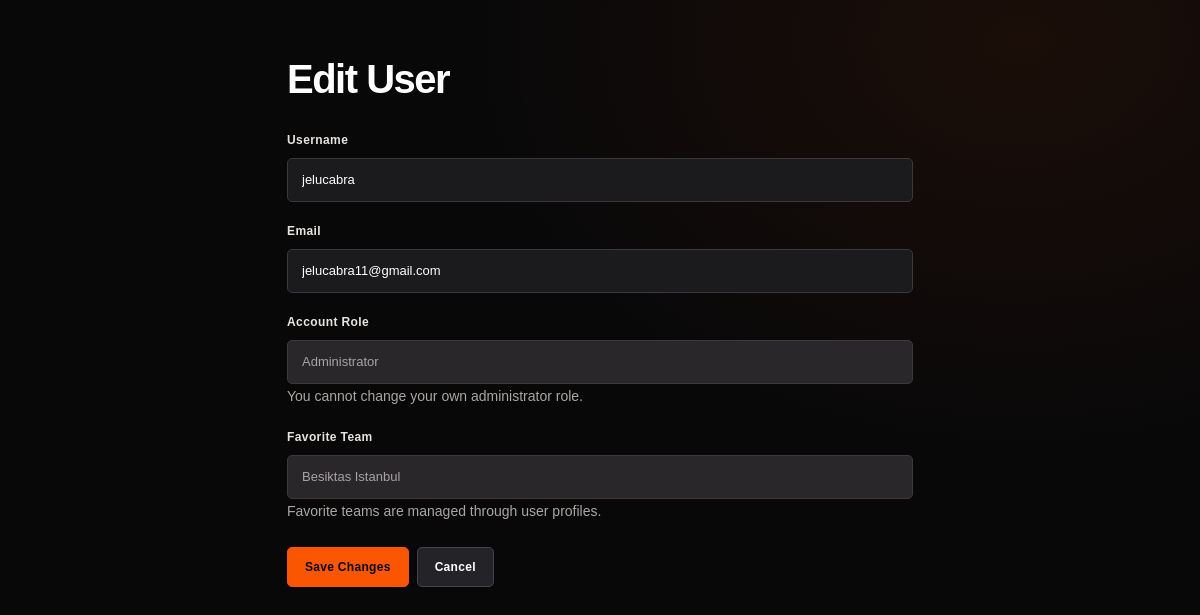
The page /admin/users/1/edit (signed in) on the database its author committed.
### app.py (models this page shows)
class User(UserMixin, db.Model):
    id = db.Column(db.Integer, primary_key=True)
    username = db.Column(
        db.String(50),
        unique=True,
        nullable=False
    )
    email = db.Column(
        db.String(120),
        unique=True,
        nullable=False
    )
    password_hash = db.Column(
        db.String(255),
        nullable=False
    )
    role = db.Column(
        db.String(20),
        nullable=False,
        default="user"
    )
    favorite_team_id = db.Column(
    db.Integer,
    db.ForeignKey("team.id"),
    nullable=True
)
    favorite_team = db.relationship(
        "Team",
        foreign_keys=[favorite_team_id]
    )

class Team(db.Model):
    id = db.Column(db.Integer, primary_key=True)
    name = db.Column(db.String(100), unique=True, nullable=False)
    country = db.Column(db.String(100))
    record = db.Column(db.String(20))
    image_url = db.Column(db.String(500))
    biography = db.Column(db.Text, nullable=True)
    players = db.relationship("Player", backref="team", lazy=True)
    pictures = db.relationship("TeamPicture", backref="team", lazy=True)

### app.py (the view, shortened to what this page needs)
@app.route("/admin/users/<int:user_id>/edit",
           methods=["GET", "POST"])
@admin_required
def admin_edit_user(user_id):
    user = db.get_or_404(User, user_id)
    return render_template(
        "admin_user_form.html",
        user=user,
        csrf_token=admin_user_csrf_token()
    )

### app.py (called while the page is built)
@login_manager.user_loader
def load_user(user_id):
    return db.session.get(User, int(user_id))

def admin_required(f):
    @wraps(f)
    @login_required
    def decorated_function(*args, **kwargs):
        if current_user.role != "admin":
            abort(403)
        return f(*args, **kwargs)
    return decorated_function

@app.context_processor
def inject_admin_form_token():
    return {"admin_form_token": admin_form_token}

def admin_user_csrf_token():
    if "admin_user_csrf" not in session:
        session["admin_user_csrf"] = secrets.token_urlsafe(32)
    return session["admin_user_csrf"]

### templates/admin_user_form.html (shortened to what this page needs)
<!DOCTYPE html>
<html lang="en">
<head>
    <link href="https://cdn.jsdelivr.net/npm/bootstrap@5.3.3/dist/css/bootstrap.min.css"
          rel="stylesheet">
    <link rel="stylesheet"
      href="{{ url_for('static', filename='css/admin.css') }}">
</head>
<body class="admin-page">
        <main class="container py-5" style="max-width:650px;">
        <h1 class="mb-4">Edit User</h1>
        <form method="POST"
              action="{{ url_for('admin_edit_user', user_id=user.id) }}">
            <div class="mb-3">
                <label class="form-label">Username</label>
                <input type="text" name="username"
                       class="form-control"
                       value="{{ user.username }}"
                       maxlength="50" required>
            </div>
            <div class="mb-3">
                <label class="form-label">Email</label>
                <input type="email" name="email"
                       class="form-control"
                       value="{{ user.email }}"
                       maxlength="120" required>
            </div>
            <div class="mb-3">
                <label class="form-label">Account Role</label>
                <select name="role" class="form-select"
                        {% if user.id == current_user.id %}disabled{% endif %}>
                    <option value="admin"
                        {% if user.role == 'admin' %}selected{% endif %}>
                        Administrator
                    </option>
                </select>
                {% if user.id == current_user.id %}
                <small class="text-muted">
                    You cannot change your own administrator role.
                </small>
                {% endif %}
            </div>
            <div class="mb-3">
                <label class="form-label">Favorite Team</label>
                <input type="text" class="form-control"
                       value="{{ user.favorite_team.name if user.favorite_team else 'Not selected' }}"
                       disabled>
                <small class="text-muted">
                    Favorite teams are managed through user profiles.
                </small>
            </div>
            <div class="d-flex gap-2 mt-4">
                <button type="submit" class="btn btn-success">
                    Save Changes
                </button>
                <a href="{{ url_for('admin_users') }}"
                   class="btn btn-secondary">
                    Cancel
                </a>
            </div>
        </form>
    </main>
</body>
</html>

### static/css/admin.css (style rules this page uses)
.admin-page { --admin-orange: #fa5500; --admin-orange-light: #ff893e; --admin-black: #080809; --admin-surface: #141416; --admin-border: #30292a; --admin-text: #f7f5f2; --admin-muted: #aaa6a3; min-height: 100vh; margin: 0; background: radial-gradient(ellipse at 85% 5%, rgba(250,85,0,.08), transparent 40%), #080809; color: var(--admin-text); font-family: Arial, Helvetica, sans-serif; }
.admin-page main.container:not(.admin-main) { padding-top: 55px !important; padding-bottom: 90px !important; }
.admin-page main h1 { color: #fff; font-weight: 900; letter-spacing: -1.5px; }
.admin-page .text-muted, .admin-page small { color: var(--admin-muted) !important; }
.admin-page .btn { border-radius: 5px; padding: 10px 17px; font-size: 12px; font-weight: 800; letter-spacing: .3px; transition: .2s ease; }
.admin-page .btn-primary, .admin-page .btn-success { background: var(--admin-orange); border-color: var(--admin-orange); color: #090909; }
.admin-page .btn-secondary { background: #242428; border-color: #48434a; color: #fff; }
.admin-page .form-label { margin-bottom: 9px; color: #e8e4e1; font-size: 12px; font-weight: 800; letter-spacing: .4px; }
.admin-page .form-control, .admin-page .form-select { min-height: 44px; padding: 10px 14px; border: 1px solid #3d383b; border-radius: 5px; background-color: #1b1b1e; color: #fff; font-size: 13px; }
.admin-page .form-control::placeholder { color: #858087; }
.admin-page .form-control:disabled, .admin-page .form-select:disabled { background: #29272a; color: #a8a3a5; opacity: 1; }
.admin-page .form-select { color-scheme: dark; }

### rows shown on the page
User: username "jelucabra", email "jelucabra11@gmail.com", role "Administrator"
Team: favorite_team "Besiktas Istanbul"
